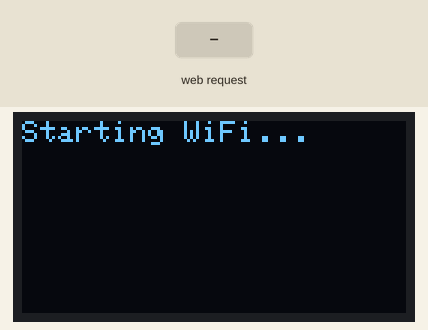
This sketch was run on a simulated ESP32-S3. On the bench: 128×64 one-colour display. The test bench sets the inputs (shaded band). WiFi joins after 1.5 s; servers stay silent unless stated; random numbers use the default seed unless the sketch sets one; the camera gives no picture.

Above: at 0.1 s.
At 3.1 s:
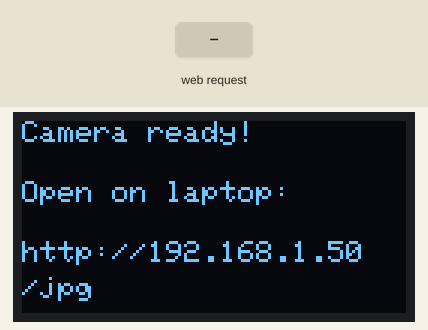
3.2 s: HTTP request GET /jpg received
At 4.0 s:
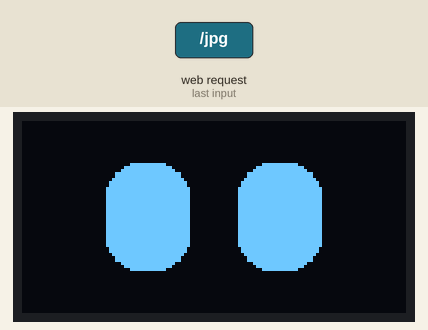
Timing chart, 0 to 6.2 s (numbered marks = the images above; inputs shaded):
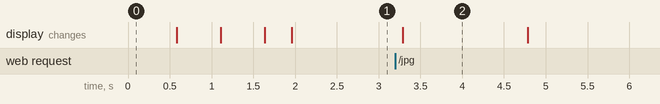

The sketch:

camera_blink.ino
```cpp
// camera_blink - Nemo live camera over Wi-Fi, with a blinking-eyes face on the OLED
//
// Same as the plain camera preview, plus a face on the OLED:
//   - eyes CLOSED when idle (no laptop pulling frames),
//   - eyes OPEN and blinking every few seconds while a laptop is viewing (recording).
// The camera, Wi-Fi and /jpg serving are unchanged; the face is display only, driven
// off a timestamp set each time a frame is served.
//
// The board joins a phone hotspot and serves the current camera frame as a JPEG at
// http://<device-ip>/jpg. It shows that address on the OLED at boot (so you can read
// it), then switches to the face once a laptop connects (or after 30 s).
//
// Hardware: DFRobot DFR1154 ESP32-S3 AI Camera + DFR0486 OLED (I2C on 43/44).
// Board "ESP32S3 Dev Module", PSRAM "OPI PSRAM" (camera will not start otherwise).
// Resolution 1280x720 (HD), which is above the 1024 px floor so small items like keys
// survive. HD frames are bigger, so the stream runs at a few fps over 2.4 GHz.
//
// IMPORTANT: this repo is public. Do NOT commit real hotspot credentials.
// Put your own hotspot name and password in the two lines below, locally only.

#include "esp_camera.h"
#include <WiFi.h>
#include <WebServer.h>
#include <Wire.h>
#include <Adafruit_GFX.h>
#include <Adafruit_SSD1306.h>

// ===== fill in locally, never commit real values =====
const char* SSID = "YOUR_HOTSPOT_NAME";   // exact hotspot name (watch spaces/caps)
const char* PASS = "YOUR_PASSWORD";       // hotspot password
// =====================================================

#define PWDN_GPIO_NUM -1
#define RESET_GPIO_NUM -1
#define XCLK_GPIO_NUM  5
#define SIOD_GPIO_NUM  8
#define SIOC_GPIO_NUM  9
#define Y9_GPIO_NUM 4
#define Y8_GPIO_NUM 6
#define Y7_GPIO_NUM 7
#define Y6_GPIO_NUM 14
#define Y5_GPIO_NUM 17
#define Y4_GPIO_NUM 21
#define Y3_GPIO_NUM 18
#define Y2_GPIO_NUM 16
#define VSYNC_GPIO_NUM 1
#define HREF_GPIO_NUM 2
#define PCLK_GPIO_NUM 15

Adafruit_SSD1306 oled(128, 64, &Wire, -1);
WebServer server(80);

unsigned long lastFrameMs = 0;   // set whenever a frame is served = "recording"
unsigned long bootMs = 0;
int shownEye = -1;               // what is drawn now: -1 none, 0 closed, 1 open
unsigned long nextBlinkMs = 0, blinkUntilMs = 0;

void handleJpg() {
  camera_fb_t *fb = esp_camera_fb_get();
  if (!fb) { server.send(503, "text/plain", "no frame"); return; }
  lastFrameMs = millis();                 // the only addition to serving: a timestamp
  server.setContentLength(fb->len);
  server.send(200, "image/jpeg", "");
  server.client().write(fb->buf, fb->len);
  esp_camera_fb_return(fb);
}

void drawFace(bool open) {
  oled.clearDisplay();
  int cy = 32; int xs[2] = {42, 86};
  for (int i = 0; i < 2; i++) {
    int cx = xs[i];
    if (open) oled.fillRoundRect(cx - 14, cy - 18, 28, 36, 11, SSD1306_WHITE); // open eye
    else      oled.fillRoundRect(cx - 14, cy - 3, 28, 6, 3, SSD1306_WHITE);    // closed eye (a line)
  }
  oled.display();
}

void updateFace() {
  unsigned long now = millis();
  // keep the IP on screen until a laptop first connects (max 30 s), so it can be read
  if (lastFrameMs == 0 && (now - bootMs) < 30000UL) return;

  bool recording = (lastFrameMs != 0) && (now - lastFrameMs < 1500UL);
  int want;
  if (recording) {
    if (nextBlinkMs == 0) nextBlinkMs = now + 2500;
    if (blinkUntilMs > now) want = 0;                 // mid-blink: shut
    else if (now >= nextBlinkMs) {                    // start a blink
      blinkUntilMs = now + 130;
      nextBlinkMs = now + random(2200, 3800);
      want = 0;
    } else want = 1;                                  // open
  } else {
    want = 0; nextBlinkMs = 0;                        // idle: eyes closed
  }
  if (want != shownEye) { drawFace(want == 1); shownEye = want; }
}

void setup() {
  Wire.begin(43, 44);
  oled.begin(SSD1306_SWITCHCAPVCC, 0x3C);
  oled.clearDisplay(); oled.setTextSize(1); oled.setTextColor(SSD1306_WHITE);
  oled.setCursor(0, 0); oled.println("Starting WiFi..."); oled.display();

  // Wi-Fi first, full power, so the radio is not fighting the camera for current
  WiFi.mode(WIFI_STA);
  WiFi.begin(SSID, PASS);
  WiFi.setSleep(false);   // keep the radio awake so the power bank does not cut out
  int tries = 0;
  while (WiFi.status() != WL_CONNECTED && tries < 40) {
    delay(500); tries++;
    oled.clearDisplay(); oled.setCursor(0, 0);
    oled.print("WiFi try "); oled.print(tries);
    oled.setCursor(0, 16); oled.print("code "); oled.print(WiFi.status());
    oled.display();
  }
  if (WiFi.status() != WL_CONNECTED) {
    oled.clearDisplay(); oled.setCursor(0, 0);
    oled.println("WiFi FAILED"); oled.setCursor(0, 16);
    oled.println("check name/pass"); oled.display();
    while (1) delay(1000);
  }

  // camera
  camera_config_t config;
  config.ledc_channel = LEDC_CHANNEL_0; config.ledc_timer = LEDC_TIMER_0;
  config.pin_d0 = Y2_GPIO_NUM; config.pin_d1 = Y3_GPIO_NUM;
  config.pin_d2 = Y4_GPIO_NUM; config.pin_d3 = Y5_GPIO_NUM;
  config.pin_d4 = Y6_GPIO_NUM; config.pin_d5 = Y7_GPIO_NUM;
  config.pin_d6 = Y8_GPIO_NUM; config.pin_d7 = Y9_GPIO_NUM;
  config.pin_xclk = XCLK_GPIO_NUM; config.pin_pclk = PCLK_GPIO_NUM;
  config.pin_vsync = VSYNC_GPIO_NUM; config.pin_href = HREF_GPIO_NUM;
  config.pin_sccb_sda = SIOD_GPIO_NUM; config.pin_sccb_scl = SIOC_GPIO_NUM;
  config.pin_pwdn = PWDN_GPIO_NUM; config.pin_reset = RESET_GPIO_NUM;
  config.xclk_freq_hz = 20000000;
  config.frame_size = FRAMESIZE_HD;        // 1280x720 (above the 1024 px floor)
  config.pixel_format = PIXFORMAT_JPEG;
  config.grab_mode = CAMERA_GRAB_LATEST;
  config.fb_location = CAMERA_FB_IN_PSRAM;
  config.jpeg_quality = 12;                // raise to 14-16 if the stream is slow
  config.fb_count = 2;
  esp_camera_init(&config);

  server.on("/jpg", handleJpg);
  server.begin();

  oled.clearDisplay();
  oled.setCursor(0, 0);  oled.println("Camera ready!");
  oled.setCursor(0, 20); oled.println("Open on laptop:");
  oled.setCursor(0, 40); oled.print("http://"); oled.print(WiFi.localIP());
  oled.setCursor(0, 52); oled.print("/jpg");
  oled.display();
  bootMs = millis();
}

void loop() {
  server.handleClient();
  updateFace();
}
```

Measured:
- after the input at 3.2 s, the display: changes after 0.09 s (image 2)
- what the display in image 2 shows lasts 1.5 s, from 3.3 s to 4.8 s
